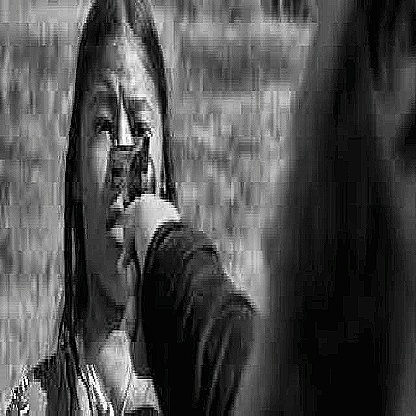
#> input picture enhance_image/train/images/1011133950_6_jpg.rf.4bd55099522bb907a450bddc9de1782a.jpg, 416 x 416 px, found by its file name; its folder holds only this picture in this run
$ jupyter execute test.ipynb
#> lines starting #> are read from the running program, lines starting #| are printed output that depends on the picture
### src/data_generators.py
import os
import random
import cv2
import numpy as np
from src.preprocess import preprocess_image

class WeaponDetectionDataset:
    def __init__(self, image_folder, label_folder, batch_size=8, target_size=(416, 416), shuffle=True):
        self.image_folder = image_folder
        self.label_folder = label_folder
        self.batch_size = batch_size
        self.target_size = target_size
        self.shuffle = shuffle

        self.image_list = os.listdir(self.image_folder)
        if self.shuffle:
            random.shuffle(self.image_list)

    def __len__(self):
        return len(self.image_list) // self.batch_size

    def __getitem__(self, idx):
#> called with idx = 0
        batch_images = []
        batch_boxes = []

        batch_files = self.image_list[idx*self.batch_size : (idx+1)*self.batch_size]

        for filename in batch_files:
            img_path = os.path.join(self.image_folder, filename)
            label_path = os.path.join(self.label_folder, filename.replace('.jpg', '.txt').replace('.png', '.txt'))

            image = cv2.imread(img_path)
#> image is the input picture: shape (416, 416, 3); mean B, G, R 75.6, 75.6, 75.6
            image = cv2.cvtColor(image, cv2.COLOR_BGR2RGB)

            pre_img, original_size = preprocess_image(image, self.target_size)

            boxes = []
            if os.path.exists(label_path):
                with open(label_path, 'r') as f:
                    for line in f.readlines():
                        cls, x_center, y_center, width, height = map(float, line.strip().split())

                        if width == 0 or height == 0:
                            continue

                        # Recalculate bbox according to new size
                        orig_w, orig_h = original_size
                        x_center *= orig_w
                        y_center *= orig_h
                        width *= orig_w
                        height *= orig_h

                        # Scale to new target size
                        scale_x = self.target_size[0] / orig_w
                        scale_y = self.target_size[1] / orig_h

                        x_center *= scale_x
                        y_center *= scale_y
                        width *= scale_x
                        height *= scale_y

                        x1 = int(x_center - width / 2)
                        y1 = int(y_center - height / 2)
                        x2 = int(x_center + width / 2)
                        y2 = int(y_center + height / 2)

                        boxes.append([x1, y1, x2, y2, int(cls)])

            batch_images.append(pre_img)
            batch_boxes.append(boxes)

        return np.array(batch_images), batch_boxes

### src/preprocess.py
import os
import cv2
import random
import numpy as np
import matplotlib.pyplot as plt
import matplotlib.patches as patches

def preprocess_image(image, target_size=(416, 416)):
#> called with target_size = (416, 416)
    original_h, original_w = image.shape[:2]
#> original_h = 416; original_w = 416
    target_w, target_h = target_size

    # Resize
    image = cv2.resize(image, (target_w, target_h))

    # Apply CLAHE (Contrast Limited Adaptive Histogram Equalization)
    lab = cv2.cvtColor(image, cv2.COLOR_RGB2LAB)
#> lab: shape (416, 416, 3); mean of channels 0, 1, 2 79.1, 128, 128
    l, a, b = cv2.split(lab)
    clahe = cv2.createCLAHE(clipLimit=2.0, tileGridSize=(8,8))
    cl = clahe.apply(l)
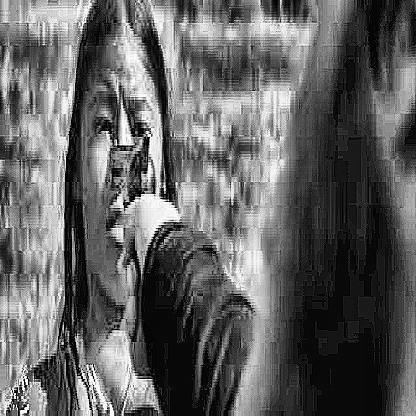
#> cl: shape (416, 416); min 0, max 255, mean 97.7
    limg = cv2.merge((cl, a, b))
#> limg: shape (416, 416, 3); mean of channels 0, 1, 2 97.7, 128, 128
    image = cv2.cvtColor(limg, cv2.COLOR_LAB2RGB)

    # Optional: Light Sharpen
    kernel = np.array([[0, -1, 0], [-1, 5,-1], [0, -1, 0]])
    image = cv2.filter2D(image, -1, kernel)
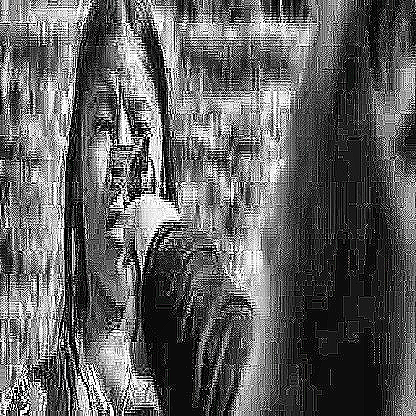
#> image: shape (416, 416, 3); mean R, G, B 96, 96.1, 96

    # Normalize
    image = image / 255.0

    return image, (original_w, original_h)


# [50 lines left out: functions adjust_boxes, plot_original_and_preprocessed_images, not called in this run]

### notebooks/test.ipynb
[cell 1]
import sys
import numpy as np
import cv2
import os
import random
import matplotlib.pyplot as plt
sys.path.append(os.path.abspath('..'))

[cell 2]
from src.data_loader import load_image_and_boxes,plot_multiple_images
from src.preprocess import preprocess_image, plot_original_and_preprocessed_images
from src.data_generators import *

[cell 3]
# Create Dataset
train_dataset = WeaponDetectionDataset(
    image_folder="../data/train/images",
    label_folder="../data/train/labels",
    batch_size=4,
    target_size=(416, 416)
)

[cell 4]
# Example: Fetch one batch
images, boxes = train_dataset[0]
#> in __getitem__, `pre_img, original_size = preprocess_image(image, self.target_size)`: original_size = (416, 416)
#> boxes = [[]]

[cell 5]
img = images[0]
bboxes = boxes[0]
#> bboxes = []

plt.figure(figsize=(8,8))
plt.imshow(img)

# Draw bounding boxes
for box in bboxes:
    x1, y1, x2, y2, cls = box
    plt.gca().add_patch(plt.Rectangle((x1, y1), x2-x1, y2-y1,
                                      edgecolor='red', facecolor='none', linewidth=2))
    plt.text(x1, y1-5, str(cls), color='red', fontsize=10)
#> this loop made 0 passes

plt.axis('off')
plt.title("Preprocessed Image with Bounding Boxes")
plt.show()

$ run again, on enhance_image/train/images/102414959_2118_jpg.rf.e4d91c61cf4a5831ff7efb2c50891ea6.jpg
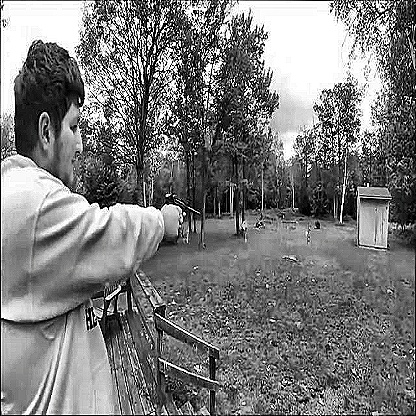
#> input picture enhance_image/train/images/102414959_2118_jpg.rf.e4d91c61cf4a5831ff7efb2c50891ea6.jpg, 416 x 416 px, found by its file name
#> in __getitem__, image is the input picture: shape (416, 416, 3); mean B, G, R 123.5, 123.5, 123.5
#> lab: shape (416, 416, 3); mean of channels 0, 1, 2 127.9, 128, 128
#> in preprocess_image, `cl = clahe.apply(l)`:
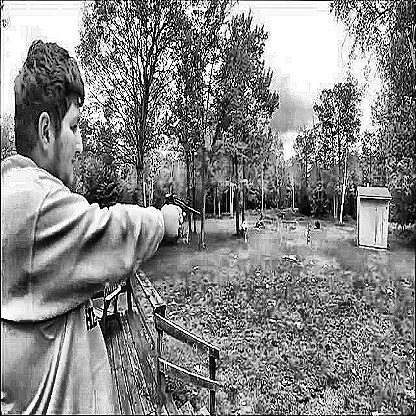
#> cl: shape (416, 416); min 1, max 255, mean 134.2
#> limg: shape (416, 416, 3); mean of channels 0, 1, 2 134.2, 128, 128
#> in preprocess_image, `image = cv2.filter2D(image, -1, kernel)`:
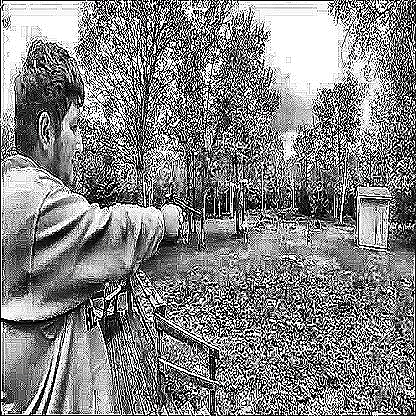
#> image: shape (416, 416, 3); mean R, G, B 132.2, 132.2, 132.2
#> original_size = (416, 416)
#> boxes = [[]]
#> bboxes = []

$ run again, on enhance_image/train/images/1065648_00__01340_jpg.rf.9363db32cdf00c3ccb11a6dc69d02e0d.jpg
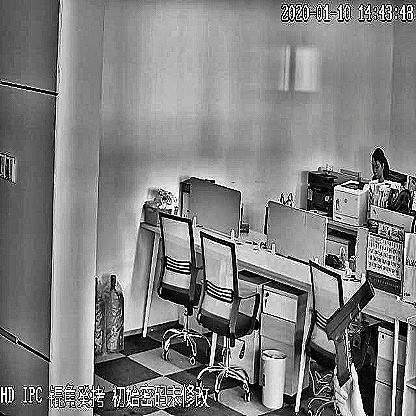
#> input picture enhance_image/train/images/1065648_00__01340_jpg.rf.9363db32cdf00c3ccb11a6dc69d02e0d.jpg, 416 x 416 px, found by its file name
#> in __getitem__, image is the input picture: shape (416, 416, 3); mean B, G, R 128.9, 128.9, 128.9
#> lab: shape (416, 416, 3); mean of channels 0, 1, 2 135.1, 128, 128
#> in preprocess_image, `cl = clahe.apply(l)`:
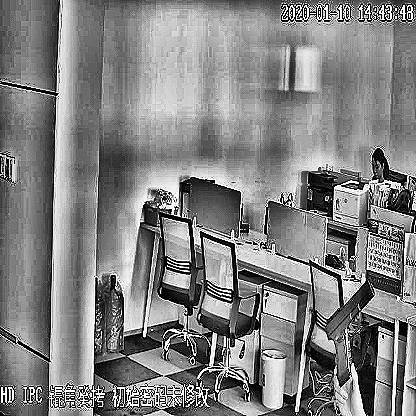
#> cl: shape (416, 416); min 1, max 255, mean 130.1
#> limg: shape (416, 416, 3); mean of channels 0, 1, 2 130.1, 128, 128
#> in preprocess_image, `image = cv2.filter2D(image, -1, kernel)`:
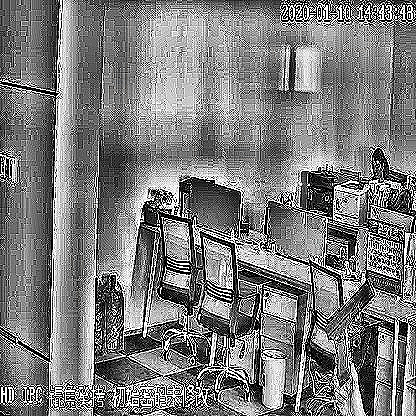
#> image: shape (416, 416, 3); mean R, G, B 124.2, 124.2, 124.1
#> original_size = (416, 416)
#> boxes = [[]]
#> bboxes = []

$ run again, on enhance_image/train/images/101515380_1407_jpg.rf.a23afdb778dd57f59cbb868c23299d5e.jpg
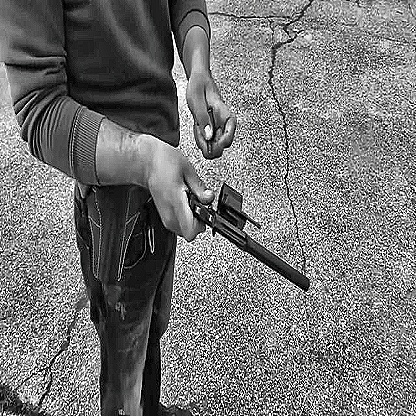
#> input picture enhance_image/train/images/101515380_1407_jpg.rf.a23afdb778dd57f59cbb868c23299d5e.jpg, 416 x 416 px, found by its file name
#> in __getitem__, image is the input picture: shape (416, 416, 3); mean B, G, R 117.4, 117.4, 117.4
#> lab: shape (416, 416, 3); mean of channels 0, 1, 2 121.7, 128, 128
#> in preprocess_image, `cl = clahe.apply(l)`:
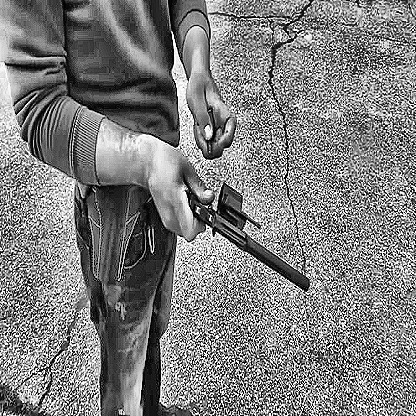
#> cl: shape (416, 416); min 0, max 255, mean 127.2
#> limg: shape (416, 416, 3); mean of channels 0, 1, 2 127.2, 128, 128
#> in preprocess_image, `image = cv2.filter2D(image, -1, kernel)`:
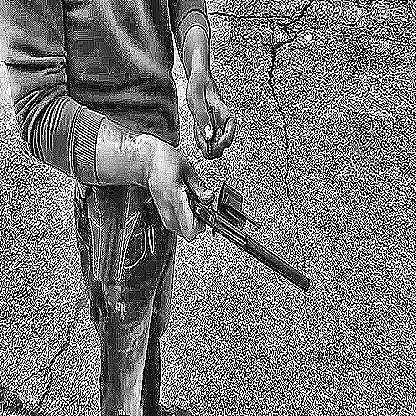
#> image: shape (416, 416, 3); mean R, G, B 120.2, 120.3, 120.2
#> original_size = (416, 416)
#> boxes = [[]]
#> bboxes = []
